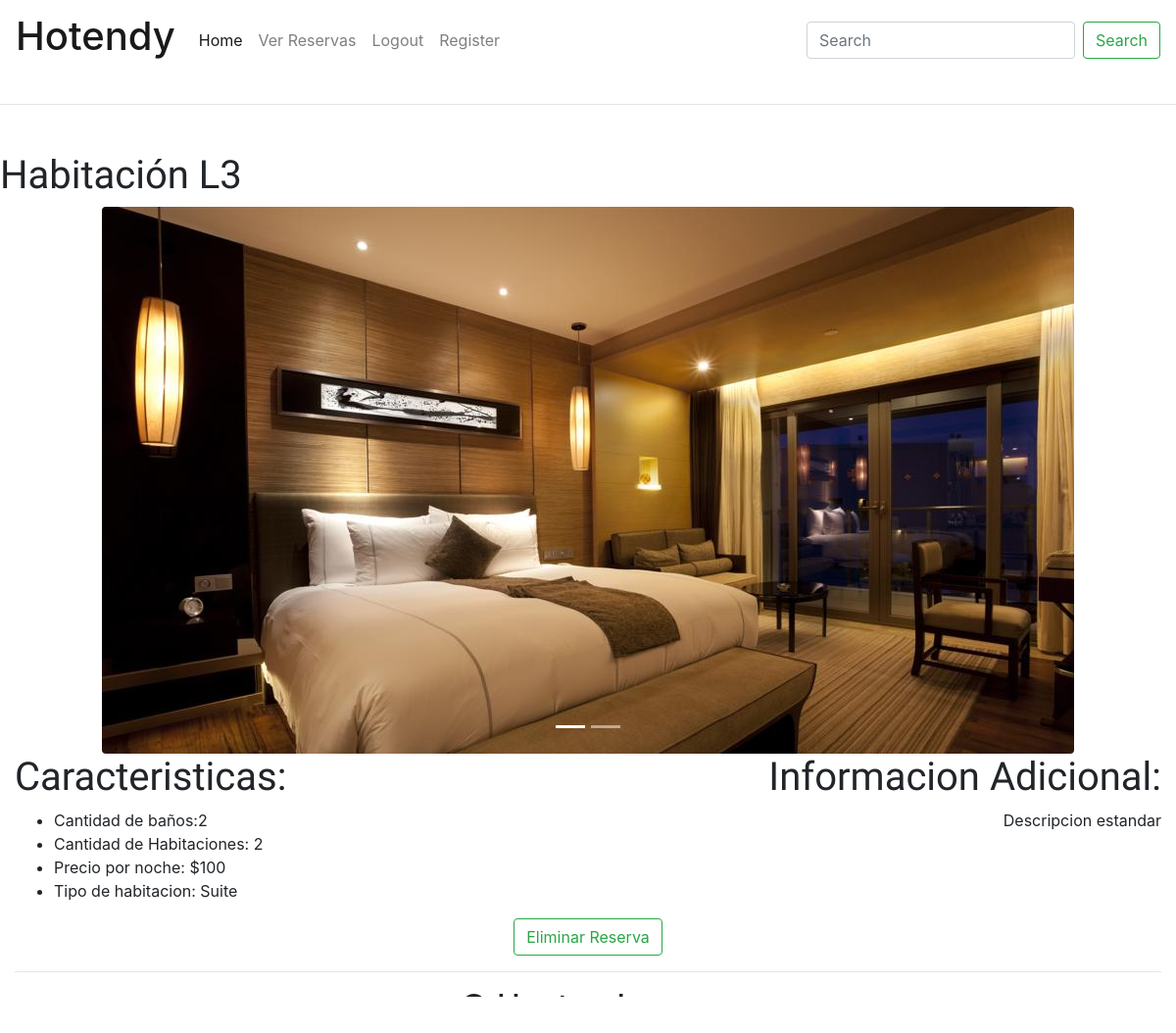
/habitacion/14/ (signed in), run on an earlier commit of the app's database.
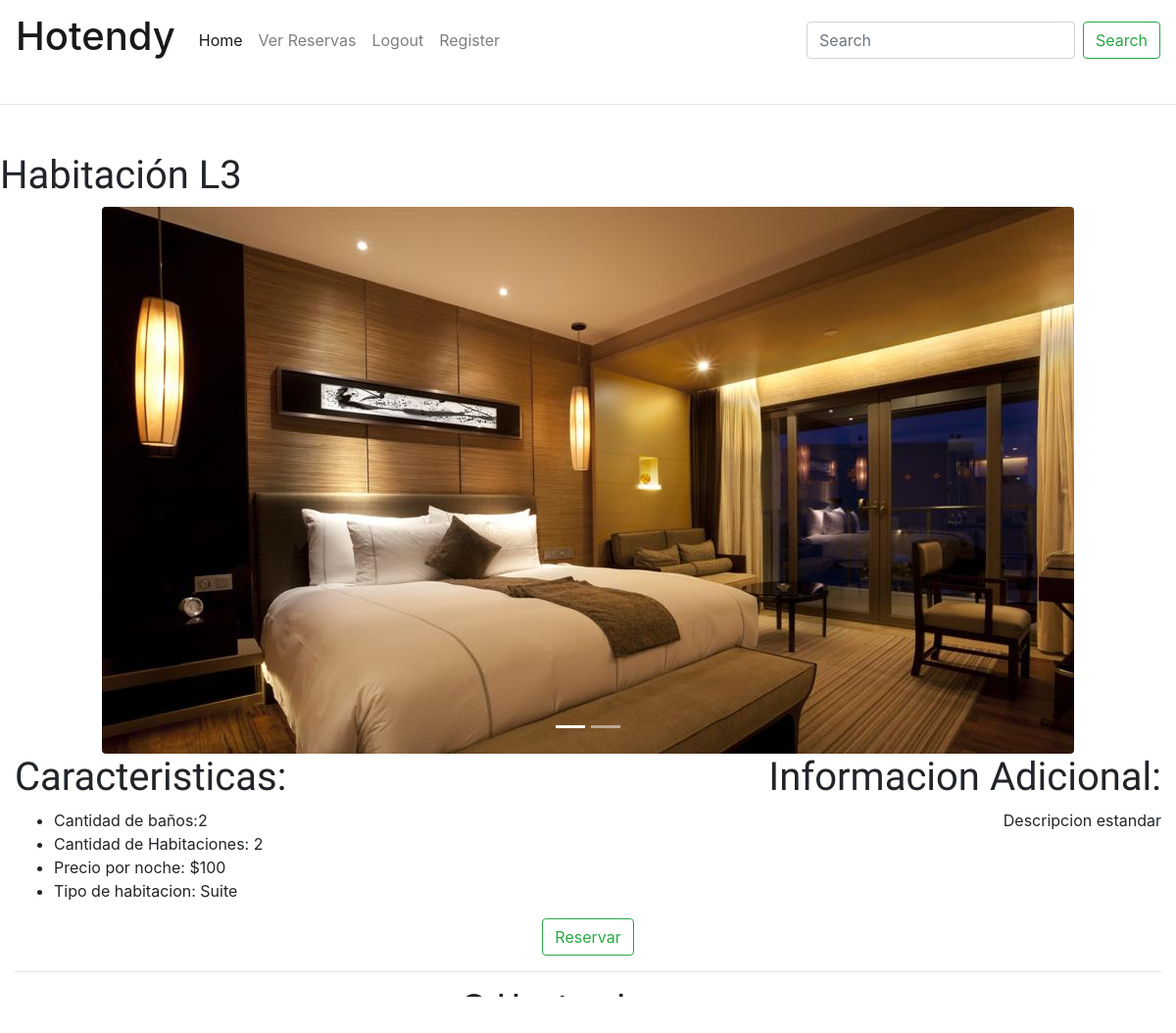
And on a later commit of the database.
### Proyecto/views.py (the view)
# urls.py: path('habitacion/<str:Habitacion>/',HabitacionView,name='habitaciones'),
def HabitacionView(request, Habitacion):
    from .models import Habitacion as habitacion
    habitaciones = habitacion.objects.get(pk=Habitacion)
    hotel = Hotel.objects.all()
    search_post = request.GET.get('search')
    str(search_post)
    if search_post:
        hotel = Hotel.objects.filter(Q(nombre__icontains=search_post))
    else:
        pass
    context = {
        'habitacion': habitaciones,
        'hotel': hotel,
    }
    return render(request, 'Proyecto/habitaciones.html', context)

### templates/Proyecto/habitaciones.html (shortened to what this page needs)
{% extends "Proyecto/home2.html" %}
{% load staticfiles %}
{% block styles %}
<link rel="stylesheet" href="{% static 'style_hab_reserva.css' %}">
{% endblock %}
{% block content %}
    <br>
    <h1 id="numhab"> Habitación {{ habitacion.num_habitacion }}</h1>
    <div id="carouselExampleIndicators" class="carousel slide" data-ride="carousel">
        <ol class="carousel-indicators">
            <li data-target="#carouselExampleIndicators" data-slide-to="0" class="active"></li>
            <li data-target="#carouselExampleIndicators" data-slide-to="1"></li>
        </ol>
        <div class="carousel-inner">
            <div class="carousel-item active ">
                <img class="rounded mx-auto d-block" src="/media/{{ habitacion.img_habitacion }}" class="d-block "
                     alt="Imagen de la habitacion">
            </div>
        </div>
    </div>
    <div class="container-fluid" id="Descripcion">
        <div class="row">
            <div class="col-md">
                <h1 class="hab_estilo_descp">Caracteristicas:</h1>
                <ul>
                    <li>Cantidad de baños:{{ habitacion.cant_banios }}</li>
                    <li>Cantidad de Habitaciones: {{ habitacion.cant_dormitorios }}</li>
                    <li>Precio por noche: ${{ habitacion.precio_noche }}</li>
                    <li>Tipo de habitacion: {{ habitacion.tipo_habitacion }}</li>
                </ul>
            </div>
            <div class="col-md" id="infhab">
                <h1 class="hab_estilo_descp">Informacion Adicional:</h1>
                <p>{{ habitacion.descripcion }}</p>
            </div>
        </div>
    </div>
    <div class="row text-center"  >
        {% if request.user.is_authenticated and habitacion.estado == "Disponible" %}
            <div class="col-12 ">
                <a type="Summy" href={% url "reservar" habitacion.id %}>
                    <button class="btn btn-outline-success my-2 my-sm-0 zoom">Reservar</button>
            </div>
        {% elif request.user.is_authenticated and habitacion.estado == "Ocupado" %}
            <div class="col-12">
                <a type="Summy" href={% url "eliminar_reserva" habitacion.id %}>
                    <button class="btn btn-outline-success my-2 my-sm-0 zoom">Eliminar Reserva</button>
                </a>
            </div>
        {% endif %}
    </div>
{% endblock %}
{% block footer %}
    <footer>
        <div class="container-fluid padding">
            <div class="row text-center">
                <div class="col-12">
                    <hr class="light">
                    <h2>&copy; Hontendy.com</h2>
                </div>
            </div>
        </div>
    </footer>
{% endblock %}

What changed in the data, as far as the page shows it:
changed Habitacion "Suite": estado "Ocupado" → "Disponible" (drawn)
Also different on the page:
text no longer shown: "Eliminar Reserva"
text now shown: "Reservar"
